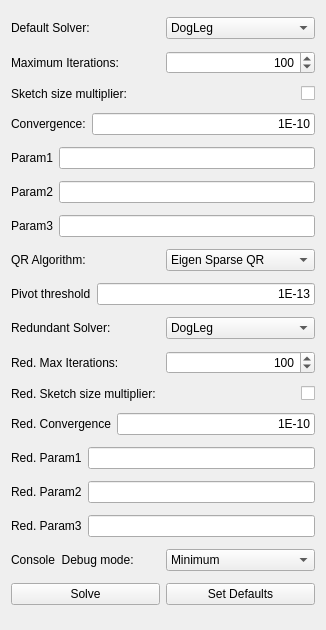
<?xml version="1.0" encoding="UTF-8"?>
<ui version="4.0">
 <class>TaskSketcherSolverAdvanced</class>
 <widget class="QWidget" name="TaskSketcherSolverAdvanced">
  <property name="geometry">
   <rect>
    <x>0</x>
    <y>0</y>
    <width>326</width>
    <height>630</height>
   </rect>
  </property>
  <property name="windowTitle">
   <string>Form</string>
  </property>
  <layout class="QVBoxLayout" name="verticalLayout">
   <item>
    <layout class="QHBoxLayout" name="horizontalLayout_4">
     <item>
      <widget class="QLabel" name="labelDefaultSolver">
       <property name="toolTip">
        <string>Default algorithm used for Sketch solving</string>
       </property>
       <property name="text">
        <string>Default Solver:</string>
       </property>
      </widget>
     </item>
     <item>
      <widget class="Gui::PrefComboBox" name="comboBoxDefaultSolver">
       <property name="currentIndex">
        <number>2</number>
       </property>
       <property name="prefEntry" stdset="0">
        <cstring>DefaultSolver</cstring>
       </property>
       <property name="prefPath" stdset="0">
        <cstring>Mod/Sketcher/SolverAdvanced</cstring>
       </property>
       <item>
        <property name="text">
         <string>BFGS</string>
        </property>
       </item>
       <item>
        <property name="text">
         <string>LevenbergMarquardt</string>
        </property>
       </item>
       <item>
        <property name="text">
         <string>DogLeg</string>
        </property>
       </item>
      </widget>
     </item>
    </layout>
   </item>
   <item>
    <layout class="QHBoxLayout" name="horizontalLayout_2">
     <item>
      <widget class="QLabel" name="labelMaxIter">
       <property name="toolTip">
        <string>Maximum number of iterations of the default algorithm</string>
       </property>
       <property name="text">
        <string>Maximum Iterations:</string>
       </property>
      </widget>
     </item>
     <item>
      <widget class="Gui::PrefSpinBox" name="spinBoxMaxIter">
       <property name="alignment">
        <set>Qt::AlignRight|Qt::AlignTrailing|Qt::AlignVCenter</set>
       </property>
       <property name="maximum">
        <number>999</number>
       </property>
       <property name="value">
        <number>100</number>
       </property>
       <property name="prefEntry" stdset="0">
        <cstring>MaxIter</cstring>
       </property>
       <property name="prefPath" stdset="0">
        <cstring>Mod/Sketcher/SolverAdvanced</cstring>
       </property>
      </widget>
     </item>
    </layout>
   </item>
   <item>
    <layout class="QHBoxLayout" name="horizontalLayout_3">
     <item>
      <widget class="QLabel" name="labelSketchSizeMultiplier">
       <property name="toolTip">
        <string>If selected, the Maximum iterations value is multiplied by the sketch size</string>
       </property>
       <property name="text">
        <string>Sketch size multiplier:</string>
       </property>
      </widget>
     </item>
     <item>
      <widget class="Gui::PrefCheckBox" name="checkBoxSketchSizeMultiplier">
       <property name="sizePolicy">
        <sizepolicy hsizetype="Minimum" vsizetype="Fixed">
         <horstretch>0</horstretch>
         <verstretch>0</verstretch>
        </sizepolicy>
       </property>
       <property name="layoutDirection">
        <enum>Qt::RightToLeft</enum>
       </property>
       <property name="text">
        <string/>
       </property>
       <property name="prefEntry" stdset="0">
        <cstring>SketchSizeMultiplier</cstring>
       </property>
       <property name="prefPath" stdset="0">
        <cstring>Mod/Sketcher/SolverAdvanced</cstring>
       </property>
      </widget>
     </item>
    </layout>
   </item>
   <item>
    <layout class="QHBoxLayout" name="horizontalLayout_9">
     <item>
      <widget class="QLabel" name="labelSolverConvergence">
       <property name="toolTip">
        <string>Error threshold under which convergence is reached</string>
       </property>
       <property name="text">
        <string>Convergence:</string>
       </property>
      </widget>
     </item>
     <item>
      <widget class="Gui::PrefLineEdit" name="lineEditConvergence">
       <property name="layoutDirection">
        <enum>Qt::LeftToRight</enum>
       </property>
       <property name="text">
        <string notr="true">1E-10</string>
       </property>
       <property name="alignment">
        <set>Qt::AlignRight|Qt::AlignTrailing|Qt::AlignVCenter</set>
       </property>
       <property name="prefEntry" stdset="0">
        <cstring>Convergence</cstring>
       </property>
       <property name="prefPath" stdset="0">
        <cstring>Mod/Sketcher/SolverAdvanced</cstring>
       </property>
      </widget>
     </item>
    </layout>
   </item>
   <item>
    <layout class="QHBoxLayout" name="horizontalLayout_10">
     <item>
      <widget class="QLabel" name="labelSolverParam1">
       <property name="text">
        <string>Param1</string>
       </property>
      </widget>
     </item>
     <item>
      <widget class="Gui::PrefLineEdit" name="lineEditSolverParam1">
       <property name="alignment">
        <set>Qt::AlignRight|Qt::AlignTrailing|Qt::AlignVCenter</set>
       </property>
       <property name="prefEntry" stdset="0">
        <cstring>param</cstring>
       </property>
       <property name="prefPath" stdset="0">
        <cstring>Mod/Sketcher/SolverAdvanced</cstring>
       </property>
      </widget>
     </item>
    </layout>
   </item>
   <item>
    <layout class="QHBoxLayout" name="horizontalLayout_11">
     <item>
      <widget class="QLabel" name="labelSolverParam2">
       <property name="text">
        <string>Param2</string>
       </property>
      </widget>
     </item>
     <item>
      <widget class="Gui::PrefLineEdit" name="lineEditSolverParam2">
       <property name="alignment">
        <set>Qt::AlignRight|Qt::AlignTrailing|Qt::AlignVCenter</set>
       </property>
       <property name="prefEntry" stdset="0">
        <cstring>param</cstring>
       </property>
       <property name="prefPath" stdset="0">
        <cstring>Mod/Sketcher/SolverAdvanced</cstring>
       </property>
      </widget>
     </item>
    </layout>
   </item>
   <item>
    <layout class="QHBoxLayout" name="horizontalLayout_12">
     <item>
      <widget class="QLabel" name="labelSolverParam3">
       <property name="text">
        <string>Param3</string>
       </property>
      </widget>
     </item>
     <item>
      <widget class="Gui::PrefLineEdit" name="lineEditSolverParam3">
       <property name="alignment">
        <set>Qt::AlignRight|Qt::AlignTrailing|Qt::AlignVCenter</set>
       </property>
       <property name="prefEntry" stdset="0">
        <cstring>param</cstring>
       </property>
       <property name="prefPath" stdset="0">
        <cstring>Mod/Sketcher/SolverAdvanced</cstring>
       </property>
      </widget>
     </item>
    </layout>
   </item>
   <item>
    <layout class="QHBoxLayout" name="horizontalLayout">
     <item>
      <widget class="QLabel" name="labelQRAlgorithm">
       <property name="toolTip">
        <string>Algorithm used for the rank revealing QR decomposition</string>
       </property>
       <property name="text">
        <string>QR Algorithm:</string>
       </property>
      </widget>
     </item>
     <item>
      <widget class="Gui::PrefComboBox" name="comboBoxQRMethod">
       <property name="currentIndex">
        <number>1</number>
       </property>
       <property name="prefEntry" stdset="0">
        <cstring>QRMethod</cstring>
       </property>
       <property name="prefPath" stdset="0">
        <cstring>Mod/Sketcher/SolverAdvanced</cstring>
       </property>
       <item>
        <property name="text">
         <string>Eigen Dense QR</string>
        </property>
       </item>
       <item>
        <property name="text">
         <string>Eigen Sparse QR</string>
        </property>
       </item>
      </widget>
     </item>
    </layout>
   </item>
   <item>
    <layout class="QHBoxLayout" name="horizontalLayout_18">
     <item>
      <widget class="QLabel" name="labelPivotThreshold">
       <property name="text">
        <string>Pivot threshold</string>
       </property>
      </widget>
     </item>
     <item>
      <widget class="Gui::PrefLineEdit" name="lineEditQRPivotThreshold">
       <property name="text">
        <string>1E-13</string>
       </property>
       <property name="alignment">
        <set>Qt::AlignRight|Qt::AlignTrailing|Qt::AlignVCenter</set>
       </property>
       <property name="prefEntry" stdset="0">
        <cstring>QRPivotThreshold</cstring>
       </property>
       <property name="prefPath" stdset="0">
        <cstring>Mod/Sketcher/SolverAdvanced</cstring>
       </property>
      </widget>
     </item>
    </layout>
   </item>
   <item>
    <layout class="QHBoxLayout" name="horizontalLayout_5">
     <item>
      <widget class="QLabel" name="labelRedundantSolver">
       <property name="toolTip">
        <string>Solving algorithm used for determination of Redundant constraints</string>
       </property>
       <property name="text">
        <string>Redundant Solver:</string>
       </property>
      </widget>
     </item>
     <item>
      <widget class="Gui::PrefComboBox" name="comboBoxRedundantDefaultSolver">
       <property name="currentIndex">
        <number>2</number>
       </property>
       <property name="prefEntry" stdset="0">
        <cstring>RedundantDefaultSolver</cstring>
       </property>
       <property name="prefPath" stdset="0">
        <cstring>Mod/Sketcher/SolverAdvanced</cstring>
       </property>
       <item>
        <property name="text">
         <string>BFGS</string>
        </property>
       </item>
       <item>
        <property name="text">
         <string>LevenbergMarquardt</string>
        </property>
       </item>
       <item>
        <property name="text">
         <string>DogLeg</string>
        </property>
       </item>
      </widget>
     </item>
    </layout>
   </item>
   <item>
    <layout class="QHBoxLayout" name="horizontalLayout_6">
     <item>
      <widget class="QLabel" name="labelRedundantSolverMaxIterations">
       <property name="toolTip">
        <string>Maximum number of iterations of the solver used for determination of Redundant constraints</string>
       </property>
       <property name="text">
        <string>Red. Max Iterations:</string>
       </property>
      </widget>
     </item>
     <item>
      <widget class="Gui::PrefSpinBox" name="spinBoxRedundantSolverMaxIterations">
       <property name="toolTip">
        <string/>
       </property>
       <property name="alignment">
        <set>Qt::AlignRight|Qt::AlignTrailing|Qt::AlignVCenter</set>
       </property>
       <property name="maximum">
        <number>999</number>
       </property>
       <property name="value">
        <number>100</number>
       </property>
       <property name="prefEntry" stdset="0">
        <cstring>RedundantSolverMaxIterations</cstring>
       </property>
       <property name="prefPath" stdset="0">
        <cstring>Mod/Sketcher/SolverAdvanced</cstring>
       </property>
      </widget>
     </item>
    </layout>
   </item>
   <item>
    <layout class="QHBoxLayout" name="horizontalLayout_7">
     <item>
      <widget class="QLabel" name="labelRedundantSketchSizeMultiplier">
       <property name="toolTip">
        <string>If selected, the Maximum iterations value for the redundant algorithm is multiplied by the sketch size</string>
       </property>
       <property name="text">
        <string>Red. Sketch size multiplier:</string>
       </property>
      </widget>
     </item>
     <item>
      <widget class="Gui::PrefCheckBox" name="checkBoxRedundantSketchSizeMultiplier">
       <property name="layoutDirection">
        <enum>Qt::RightToLeft</enum>
       </property>
       <property name="text">
        <string/>
       </property>
       <property name="prefEntry" stdset="0">
        <cstring>RedundantSketchSizeMultiplier</cstring>
       </property>
       <property name="prefPath" stdset="0">
        <cstring>Mod/Sketcher/SolverAdvanced</cstring>
       </property>
      </widget>
     </item>
    </layout>
   </item>
   <item>
    <layout class="QHBoxLayout" name="horizontalLayout_13">
     <item>
      <widget class="QLabel" name="labelRedundantConvergence">
       <property name="toolTip">
        <string>Error threshold under which convergence is reached for the solving of redundant constraints</string>
       </property>
       <property name="text">
        <string>Red. Convergence</string>
       </property>
      </widget>
     </item>
     <item>
      <widget class="Gui::PrefLineEdit" name="lineEditRedundantConvergence">
       <property name="text">
        <string>1E-10</string>
       </property>
       <property name="alignment">
        <set>Qt::AlignRight|Qt::AlignTrailing|Qt::AlignVCenter</set>
       </property>
       <property name="prefEntry" stdset="0">
        <cstring>RedundantConvergence</cstring>
       </property>
       <property name="prefPath" stdset="0">
        <cstring>Mod/Sketcher/SolverAdvanced</cstring>
       </property>
      </widget>
     </item>
    </layout>
   </item>
   <item>
    <layout class="QHBoxLayout" name="horizontalLayout_14">
     <item>
      <widget class="QLabel" name="labelRedundantSolverParam1">
       <property name="text">
        <string>Red. Param1</string>
       </property>
      </widget>
     </item>
     <item>
      <widget class="Gui::PrefLineEdit" name="lineEditRedundantSolverParam1">
       <property name="alignment">
        <set>Qt::AlignRight|Qt::AlignTrailing|Qt::AlignVCenter</set>
       </property>
       <property name="prefEntry" stdset="0">
        <cstring>param</cstring>
       </property>
       <property name="prefPath" stdset="0">
        <cstring>Mod/Sketcher/SolverAdvanced</cstring>
       </property>
      </widget>
     </item>
    </layout>
   </item>
   <item>
    <layout class="QHBoxLayout" name="horizontalLayout_15">
     <item>
      <widget class="QLabel" name="labelRedundantSolverParam2">
       <property name="text">
        <string>Red. Param2</string>
       </property>
      </widget>
     </item>
     <item>
      <widget class="Gui::PrefLineEdit" name="lineEditRedundantSolverParam2">
       <property name="alignment">
        <set>Qt::AlignRight|Qt::AlignTrailing|Qt::AlignVCenter</set>
       </property>
       <property name="prefEntry" stdset="0">
        <cstring>param</cstring>
       </property>
       <property name="prefPath" stdset="0">
        <cstring>Mod/Sketcher/SolverAdvanced</cstring>
       </property>
      </widget>
     </item>
    </layout>
   </item>
   <item>
    <layout class="QHBoxLayout" name="horizontalLayout_16">
     <item>
      <widget class="QLabel" name="labelRedundantSolverParam3">
       <property name="text">
        <string>Red. Param3</string>
       </property>
      </widget>
     </item>
     <item>
      <widget class="Gui::PrefLineEdit" name="lineEditRedundantSolverParam3">
       <property name="alignment">
        <set>Qt::AlignRight|Qt::AlignTrailing|Qt::AlignVCenter</set>
       </property>
       <property name="prefEntry" stdset="0">
        <cstring>param</cstring>
       </property>
       <property name="prefPath" stdset="0">
        <cstring>Mod/Sketcher/SolverAdvanced</cstring>
       </property>
      </widget>
     </item>
    </layout>
   </item>
   <item>
    <layout class="QHBoxLayout" name="horizontalLayout_8">
     <item>
      <widget class="QLabel" name="labelDebugMode">
       <property name="toolTip">
        <string>Degree of verbosity of the debug output to the console</string>
       </property>
       <property name="text">
        <string>Console  Debug mode:</string>
       </property>
      </widget>
     </item>
     <item>
      <widget class="Gui::PrefComboBox" name="comboBoxDebugMode">
       <property name="currentIndex">
        <number>1</number>
       </property>
       <property name="prefEntry" stdset="0">
        <cstring>DebugMode</cstring>
       </property>
       <property name="prefPath" stdset="0">
        <cstring>Mod/Sketcher/SolverAdvanced</cstring>
       </property>
       <item>
        <property name="text">
         <string>None</string>
        </property>
       </item>
       <item>
        <property name="text">
         <string>Minimum</string>
        </property>
       </item>
       <item>
        <property name="text">
         <string>Iteration Level</string>
        </property>
       </item>
      </widget>
     </item>
    </layout>
   </item>
   <item>
    <layout class="QHBoxLayout" name="horizontalLayout_17">
     <item>
      <widget class="QPushButton" name="pushButtonSolve">
       <property name="text">
        <string>Solve</string>
       </property>
      </widget>
     </item>
     <item>
      <widget class="QPushButton" name="pushButtonDefaults">
       <property name="text">
        <string>Set Defaults</string>
       </property>
      </widget>
     </item>
    </layout>
   </item>
  </layout>
 </widget>
 <customwidgets>
  <customwidget>
   <class>Gui::PrefLineEdit</class>
   <extends>QLineEdit</extends>
   <header>Gui/PrefWidgets.h</header>
  </customwidget>
  <customwidget>
   <class>Gui::PrefComboBox</class>
   <extends>QComboBox</extends>
   <header>Gui/PrefWidgets.h</header>
  </customwidget>
  <customwidget>
   <class>Gui::PrefCheckBox</class>
   <extends>QCheckBox</extends>
   <header>Gui/PrefWidgets.h</header>
  </customwidget>
  <customwidget>
   <class>Gui::PrefSpinBox</class>
   <extends>QSpinBox</extends>
   <header>Gui/PrefWidgets.h</header>
  </customwidget>
 </customwidgets>
 <resources/>
 <connections/>
</ui>
